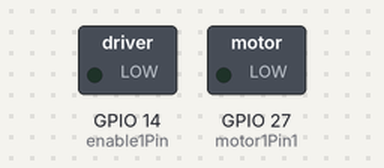
Simulated run of this sketch. Board: ESP32. Parts: switched loads named in the sketch (green lamp = pin HIGH). Dashed ring = blinking. What the sketch prints to the serial monitor is not drawn.

Above: at 0.5 s.
Timing chart, 0 to 4.6 s (numbered marks = the images above):
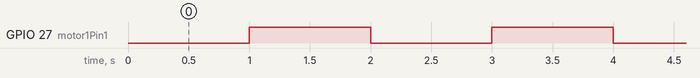

Measured:
- by itself, GPIO 27 (motor1Pin1): alternates HIGH for 1.0 s and LOW for 1.0 s

The sketch:

motor.ino
```cpp
// Motor A
int motor1Pin1 = 27;
int motor1Pin2 = 26;
int enable1Pin = 14;

// Setting PWM properties
const int pwmChannel = 0;

void rotate(int delay_time)
{
  Serial.println("Motor Rotating");
  digitalWrite(motor1Pin1, HIGH);
  delay(delay_time);
}

void Stop(int delay_time)
{
  Serial.println("Motor Rotating");
  digitalWrite(motor1Pin1, LOW);
  delay(delay_time);
}

void setup() {
  // sets the pins as outputs:
  pinMode(motor1Pin1, OUTPUT);
  pinMode(enable1Pin, OUTPUT);

  // attach the channel to the GPIO to be controlled
  ledcAttachPin(enable1Pin, pwmChannel);
  Serial.begin(115200);

  // testing
  Serial.print("Testing DC Motor...");
}

void loop() {

  // Stop the DC motor
  Stop(1000);
  // Move DC motor at maximum speed
  rotate(1000);

}
```

dissolved_oxygen.ino
```cpp

```
